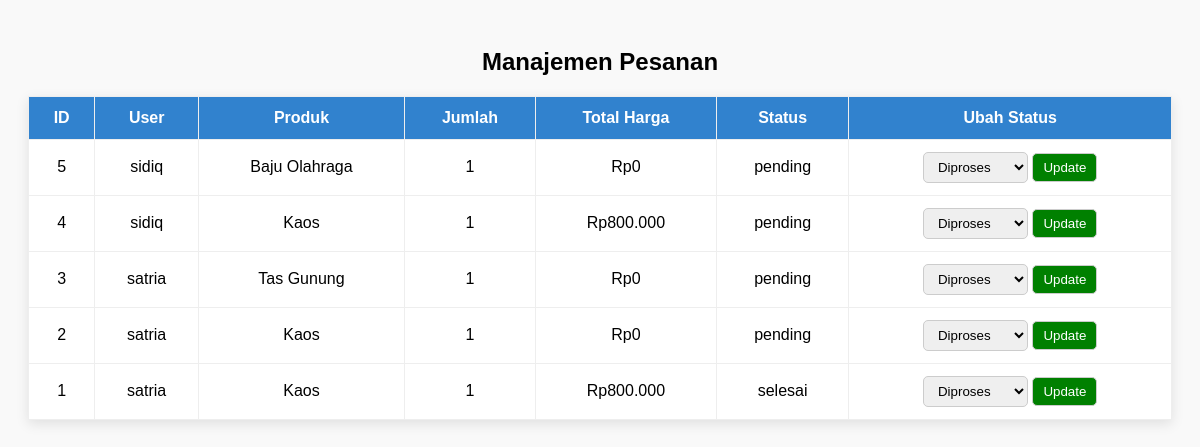
Page /views/pesanan_admin.php (signed in) on the committed database.
### tables this page shows
CREATE TABLE `pesanan` (
  `id` int(11) NOT NULL,
  `user_id` int(11) DEFAULT NULL,
  `produk_id` int(11) DEFAULT NULL,
  `jumlah` int(11) DEFAULT NULL,
  `total_harga` int(11) DEFAULT NULL,
  `status` enum('pending','diproses','dikirim','selesai') DEFAULT 'pending',
  `created_at` timestamp NOT NULL DEFAULT current_timestamp()
);

CREATE TABLE `users` (
  `id` int(11) NOT NULL,
  `username` varchar(50) NOT NULL,
  `email` varchar(100) NOT NULL,
  `password` varchar(255) NOT NULL,
  `level` enum('admin','user') DEFAULT 'user',
  `created_at` timestamp NOT NULL DEFAULT current_timestamp()
);

CREATE TABLE `produk` (
  `id` int(11) NOT NULL,
  `nama_produk` varchar(100) NOT NULL,
  `harga` int(11) NOT NULL,
  `harga_awal` int(11) DEFAULT 0,
  `kota` varchar(100) DEFAULT NULL,
  `estimasi` varchar(50) DEFAULT NULL,
  `gambar` varchar(255) DEFAULT NULL
);

### models/Pesanan.php (called while the page is built, shortened)
<?php
class Pesanan {
    private $pdo;
    public function __construct($pdo) {
        $this->pdo = $pdo;
    }
    public function getAll() {
        $stmt = $this->pdo->query("
            SELECT p.*, u.username, pr.nama_produk
            FROM pesanan p
            JOIN users u ON p.user_id = u.id
            JOIN produk pr ON p.produk_id = pr.id
            ORDER BY p.created_at DESC
        ");
        return $stmt->fetchAll(PDO::FETCH_ASSOC);
    }
}

### views/pesanan_admin.php (the view, shortened to what this page needs)
<?php
require_once '../models/Pesanan.php';
$db = new Database();
$conn = $db->connect();
$pesanan = new Pesanan($conn);
$semuaPesanan = $pesanan->getAll();
?>
<!DOCTYPE html>
<html>
<head>
</head>
<body>
    <h2>Manajemen Pesanan</h2>
    <table>
        <thead>
            <tr>
                <th>ID</th>
                <th>User</th>
                <th>Produk</th>
                <th>Jumlah</th>
                <th>Total Harga</th>
                <th>Status</th>
                <th>Ubah Status</th>
            </tr>
        </thead>
        <tbody>
            <?php foreach ($semuaPesanan as $p): ?>
                <tr>
                    <td><?= $p['id']; ?></td>
                    <td><?= htmlspecialchars($p['username']); ?></td>
                    <td><?= htmlspecialchars($p['nama_produk']); ?></td>
                    <td><?= $p['jumlah']; ?></td>
                    <td>Rp<?= number_format($p['total_harga'], 0, ',', '.'); ?></td>
                    <td><?= $p['status']; ?></td>
                    <td>
                        <form action="../controllers/update_status.php" method="POST">
                            <select name="status">
                                <option value="Diproses" <?= $p['status'] === 'Diproses' ? 'selected' : ''; ?>>Diproses</option>
                            </select>
                            <button type="submit">Update</button>
                        </form>
                    </td>
                </tr>
            <?php endforeach; ?>
        </tbody>
    </table>
</body>
</html>

### views/pesanan_admin.php (style rules this page uses)
body { font-family: Poppins, sans-serif; background: #f9f9f9; padding: 20px; }
h2 { text-align: center; }
table { width: 100%; background: white; border-collapse: collapse; box-shadow: 0 4px 12px rgba(0, 0, 0, 0.1); }
th, td { padding: 12px; text-align: center; border: 1px solid #eee; }
th { background-color: #3182ce; color: white; }
form { margin: 0; }
select, button { padding: 6px 10px; border-radius: 5px; border: 1px solid #ccc; }
button { background-color: green; color: white; cursor: pointer; }

### rows in the picture
pesanan: id "5", user.username "sidiq", produk.nama_produk "Baju Olahraga", jumlah "1", total_harga "0", status "pending"
pesanan: id "4", user.username "sidiq", produk.nama_produk "Kaos", jumlah "1", total_harga "800.000", status "pending"
pesanan: id "3", user.username "satria", produk.nama_produk "Tas Gunung", jumlah "1", total_harga "0", status "pending"
pesanan: id "2", user.username "satria", produk.nama_produk "Kaos", jumlah "1", total_harga "0", status "pending"
pesanan: id "1", user.username "satria", produk.nama_produk "Kaos", jumlah "1", total_harga "800.000", status "selesai"
